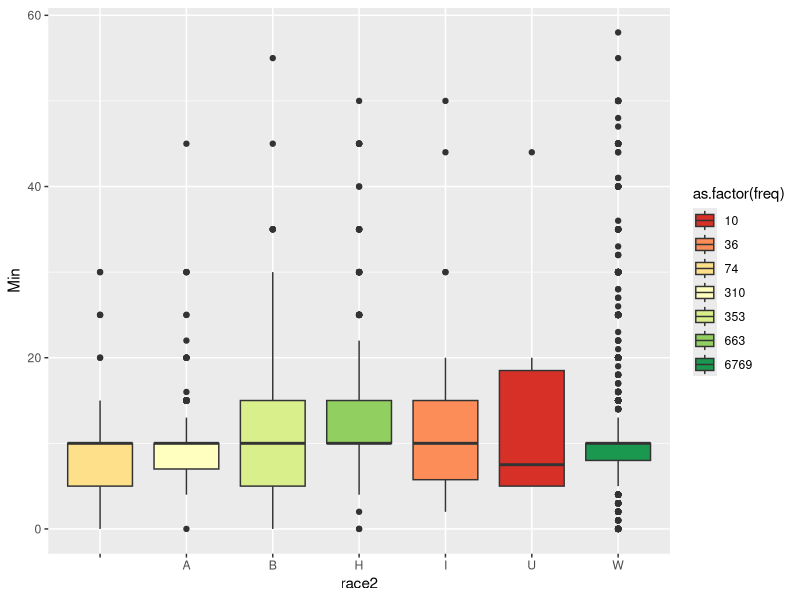

The R source for this figure:
library(magrittr)
library(dplyr)
library(ggplot2)
library(RColorBrewer)

main = read.csv('./police_stop_data_main_2018.csv')
res = read.csv('./police_stop_data_results_2018.csv')
desc = read.csv('./police_stop_data_dictionary.csv')

tellme = function(x) {dict %>% filter(Column.Name==x) %>% select(Description) %>% return}

main$race2 = main$race %>% as.character
main$race2[ main$race2=='W' & main$ethnic=='H' ] = 'H'

race.counts = table(main$race2) %>% as.data.frame %>% set_colnames(c('race2','freq'))
main = main %>% left_join(race.counts,by='race2')

p = ggplot(main %>% filter(Min<60), aes(x=race2,y=Min,fill=as.factor(freq))) +
    geom_boxplot() +
    scale_fill_brewer(palette = 'RdYlGn')
                     
